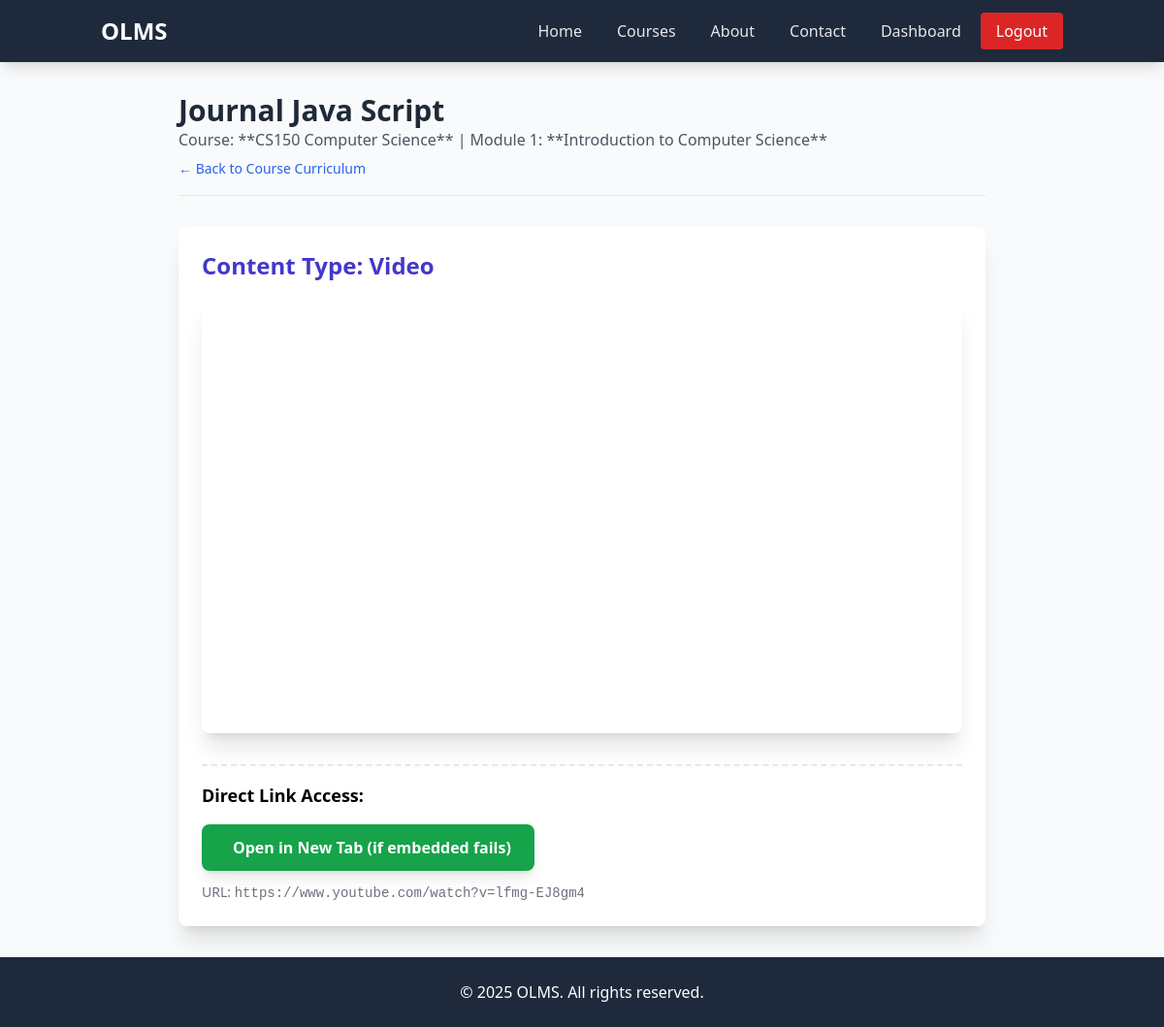
Screenshot of /auth/view_material.php?material_id=3 (signed in) with the database file from the repository.
### tables this page shows
CREATE TABLE `learning_materials` (
  `id` int(11) NOT NULL,
  `module_id` int(11) NOT NULL,
  `title` varchar(255) NOT NULL,
  `content_type` enum('video','reading','quiz','link') NOT NULL,
  `content_url` varchar(500) DEFAULT NULL COMMENT 'URL for video/reading file/external link',
  `material_order` int(11) NOT NULL COMMENT 'Order within the module'
);

CREATE TABLE `courses` (
  `id` int(11) NOT NULL,
  `title` varchar(100) NOT NULL,
  `level` varchar(50) DEFAULT NULL,
  `language` varchar(50) DEFAULT NULL,
  `fee` double(10,2) DEFAULT NULL,
  `lecturer_id` int(11) DEFAULT NULL,
  `description` varchar(500) DEFAULT NULL
);

CREATE TABLE `modules` (
  `id` int(11) NOT NULL,
  `course_id` int(11) DEFAULT NULL,
  `title` varchar(150) NOT NULL,
  `module_order` int(11) NOT NULL
);

### auth/view_material.php (the view, shortened to what this page needs)
<?php
include("../header.php");
include("../connection.php");
$material_id = isset($_GET['material_id']) ? (int)$_GET['material_id'] : null;
$fetch_query = "
    SELECT
        T1.title AS material_title, T1.content_type, T1.content_url,
        T2.module_order, T2.title AS module_title,
        T3.id AS course_id, T3.title AS course_title, T3.lecturer_id
    FROM
        learning_materials AS T1
    INNER JOIN
        modules AS T2 ON T1.module_id = T2.id
    INNER JOIN
        courses AS T3 ON T2.course_id = T3.id
    WHERE
        T1.id = '$material_id'";
$material_result = mysqli_query($conn, $fetch_query);
$material = mysqli_fetch_assoc($material_result);
$course_id = $material['course_id'];
$content_url = htmlspecialchars($material['content_url']);
$content_type = $material['content_type'];
$display_content = '';
$link_text = 'Access Content';
switch ($content_type) {
    case 'video':
        $link_text = 'Watch Video Lesson';
        if (strpos($content_url, 'youtube.com') !== false || strpos($content_url, 'youtu.be') !== false) {
            $video_id = '';
            if (preg_match('/v=([a-zA-Z0-9_-]+)/', $content_url, $matches)) {
                $video_id = $matches[1];
            } elseif (preg_match('/youtu.be\/([a-zA-Z0-9_-]+)/', $content_url, $matches)) {
                $video_id = $matches[1];
            }
            if ($video_id) {
                $display_content = '<iframe width="100%" height="450"
                    src="https://www.youtube.com/embed/'.$video_id.'?rel=0"
                    frameborder="0" allowfullscreen class="rounded-lg shadow-xl"></iframe>';
                $link_text = 'Open in New Tab (if embedded fails)';
            }
        }
        break;
}
?>
<body>
    <div class="container mx-auto p-8 max-w-4xl">
        <header class="mb-8 border-b pb-4">
            <h1 class="text-3xl font-bold text-gray-800"><?php echo htmlspecialchars($material['material_title']); ?></h1>
            <p class="text-md text-gray-600">
                Course: **<?php echo htmlspecialchars($material['course_title']); ?>** |
                Module <?php echo $material['module_order']; ?>: **<?php echo $material['module_title']; ?>**
            </p>
            <a href="course_view.php?id=<?php echo $course_id; ?>" class="text-sm text-blue-600 hover:underline mt-2 inline-block">
                ← Back to Course Curriculum
            </a>
        </header>
        <section class="bg-white p-6 rounded-lg shadow-xl">
            <h2 class="text-2xl font-semibold mb-4 text-indigo-700">
                Content Type: <?php echo ucfirst($content_type); ?>
            </h2>
            <?php echo $display_content; ?>
            <div class="mt-8 pt-4 border-t-2 border-dashed border-gray-200">
                <p class="text-lg font-semibold mb-4">Direct Link Access:</p>
                <a href="<?php echo $content_url; ?>" target="_blank"
                    class="inline-flex items-center bg-green-600 text-white font-bold py-3 px-6 rounded-lg hover:bg-green-700 transition shadow-lg">
                    <?php echo $link_text; ?>
                </a>
                <p class="text-sm text-gray-500 mt-3">
                    URL: <code><?php echo $content_url; ?></code>
                </p>
            </div>
        </section>
    </div>
</body>
<?php include("../footer.php"); ?>

### rows the page displays
learning_materials: title "Journal Java Script", courses.title "CS150 Computer Science", module.module_order "1", module.title "Introduction to Computer Science", content_type "Video", content_url "https://www.youtube.com/watch?v=lfmg-EJ8gm4"

### other values shown
$link_text "Open in New Tab (if embedded fails)"
